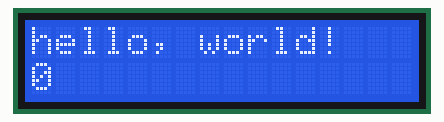
A sketch run on a simulated Arduino Uno, built with avr-gcc and run on an emulated ATmega328P. On the bench: 16×2 character LCD.

Above: at 0.1 s.
At 4.1 s:
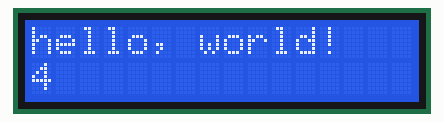
At 9.1 s:
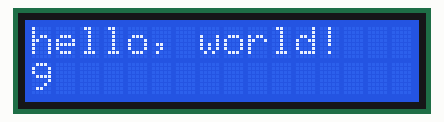
At 19.1 s:
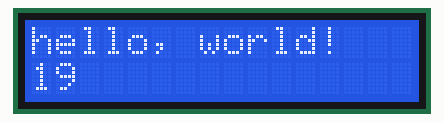
At 29.1 s:
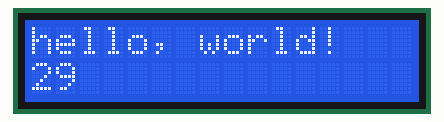
At 39.1 s:
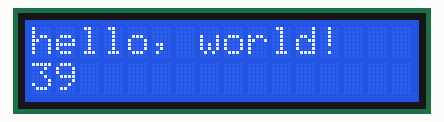

Measured:
- what the display in image 1 shows lasts 1.0 s, from 4.0 s to 5.0 s

The sketch:

LCD.ino
```cpp
#include <Wire.h> // Library for I2C communication
#include <LiquidCrystal_I2C.h> // Library for LCD
// Wiring: SDA pin is connected to A4 and SCL pin to A5.
// Connect to LCD via I2C, default address 0x27 (A0-A2 not jumpered)
LiquidCrystal_I2C lcd = LiquidCrystal_I2C(0x27, 16, 2); // Change to (0x27,16,2) for 16x2 LCD.z

void setup(){
  // The LiquidCrystal library can be used with many different
  // LCD sizes. We're using one that's 2 lines of 16 characters,
  // so we'll inform the library of that:
  lcd.init();
  lcd.backlight();
  // Data sent to the display will stay there until it's
  // overwritten or power is removed. This can be a problem
  // when you upload a new sketch to the Arduino but old data
  // remains on the display. Let's clear the LCD using the
  // clear() command from the LiquidCrystal library:

  lcd.clear();

  // Now we'll display a message on the LCD!

  // Just as with the Arduino IDE, there's a cursor that
  // determines where the data you type will appear. By default,
  // this cursor is invisible, though you can make it visible
  // with other library commands if you wish.

  // When the display powers up, the invisible cursor starts
  // on the top row and first column.

  lcd.print("hello, world!");

  // Adjusting the contrast (IMPORTANT!)

  // When you run the sketch for the first time, there's a
  // very good chance you won't see anything on the LCD display.
  // This is because the contrast likely won't be set correctly.
  // Don't worry, it's easy to set, and once you set it you won't
  // need to change it again.

  // Run the sketch, then turn the potentiometer until you can
  // clearly see the "hello, world!" text. If you still can't
  // see anything, check all of your connections, and ensure that
  // the sketch was successfully uploaded to the Arduino.
}

void loop()
{
  // You can move the invisible cursor to any location on the
  // LCD before sending data. Counting starts from 0, so the top
  // line is line 0 and the bottom line is line 1. Columns range
  // from 0 on the left side, to 15 on the right.

  // In additon to the "hello, world!" printed above, let's
  // display a running count of the seconds since the Arduino
  // was last reset. Note that the data you send to the display
  // will stay there unless you erase it by overwriting it or
  // sending a lcd.clear() command.

  // Here we'll set the invisible cursor to the first column
  // (column 0) of the second line (line 1):

  lcd.setCursor(0,1);

  // Now we'll print the number of seconds (millis() / 1000)
  // since the Arduino last reset:

  lcd.print(millis()/1000);

  // TIP: Since the numeric data we're sending is always growing
  // in length, new values will always overwrite the previous ones.
  // However, if you want to display varying or decreasing numbers
  // like a countdown, you'll find that the display will leave
  // "orphan" characters when the new value is shorter than the
  // old one.

  // To prevent this, you'll need to erase the old number before
  // writing the new one. You can do this by overwriting the
  // last number with spaces. If you erase the old number and
  // immediately write the new one, the momentary erase won't
  // be noticeable. Here's a typical sequence of code:

  // lcd.setCursor(0,1);   // Set the cursor to the position
  // lcd.print("       "); // Erase the largest possible number
  // lcd.setCursor(0,1);   // Reset the cursor to the original position
  // lcd.print(millis()/1000); // Print our value

  // NEXT STEPS:

  // Now you know the basics of hooking up an LCD to the Arduino,
  // and sending text and numeric data to the display!

  // The LCD library has many commands for turning the
  // cursor on and off, scrolling the screen, etc. See:
  // http://arduino.cc/en/Reference/LiquidCrystal
  // for more information.

  // Arduino also comes with a number of built-in examples
  // showing off the features of the LiquidCrystal library.
  // These are locted in the file/examples/LiquidCrystal menu.

  // Have fun, and let us know what you create!
  // Your friends at SparkFun.
}
```
